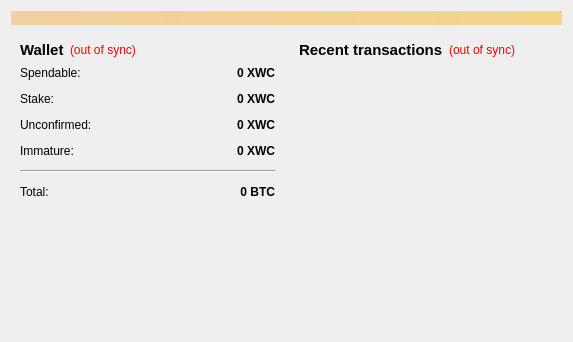
<?xml version="1.0" encoding="UTF-8"?>
<ui version="4.0">
 <class>OverviewPage</class>
 <widget class="QWidget" name="OverviewPage">
  <property name="geometry">
   <rect>
    <x>0</x>
    <y>0</y>
    <width>573</width>
    <height>342</height>
   </rect>
  </property>
  <property name="windowTitle">
   <string>Form</string>
  </property>
  <layout class="QVBoxLayout" name="topLayout">
   <item>
    <widget class="QLabel" name="labelAlerts">
     <property name="visible">
      <bool>false</bool>
     </property>
     <property name="styleSheet">
      <string notr="true">background-color: qlineargradient(x1: 0, y1: 0, x2: 1, y2: 0, stop:0 #F0D0A0, stop:1 #F8D488);  color:#000000
</string>
     </property>
     <property name="wordWrap">
      <bool>true</bool>
     </property>
     <property name="margin">
      <number>3</number>
     </property>
    </widget>
   </item>
   <item>
    <layout class="QHBoxLayout" name="horizontalLayout" stretch="1,1">
     <item>
      <layout class="QVBoxLayout" name="verticalLayout_2">
       <item>
        <widget class="QWidget" name="widget" native="true">
         <layout class="QVBoxLayout" name="verticalLayout_4">
          <item>
           <layout class="QHBoxLayout" name="horizontalLayout_4">
            <item>
             <widget class="QLabel" name="label_5">
              <property name="font">
               <font>
                <pointsize>11</pointsize>
                <weight>75</weight>
                <bold>true</bold>
               </font>
              </property>
              <property name="text">
               <string>Wallet</string>
              </property>
             </widget>
            </item>
            <item>
             <widget class="QLabel" name="labelWalletStatus">
              <property name="toolTip">
               <string>The displayed information may be out of date. Your wallet automatically synchronizes with the Whitecoin network after a connection is established, but this process has not completed yet.</string>
              </property>
              <property name="styleSheet">
               <string notr="true">QLabel { color: red; }</string>
              </property>
              <property name="text">
               <string notr="true">(out of sync)</string>
              </property>
              <property name="alignment">
               <set>Qt::AlignLeading|Qt::AlignLeft|Qt::AlignVCenter</set>
              </property>
             </widget>
            </item>
            <item>
             <spacer name="horizontalSpacer_2">
              <property name="orientation">
               <enum>Qt::Horizontal</enum>
              </property>
              <property name="sizeHint" stdset="0">
               <size>
                <width>40</width>
                <height>20</height>
               </size>
              </property>
             </spacer>
            </item>
           </layout>
          </item>
          <item>
           <layout class="QFormLayout" name="formLayout_2">
            <property name="fieldGrowthPolicy">
             <enum>QFormLayout::AllNonFixedFieldsGrow</enum>
            </property>
            <property name="horizontalSpacing">
             <number>12</number>
            </property>
            <property name="verticalSpacing">
             <number>12</number>
            </property>
            <item row="0" column="0">
             <widget class="QLabel" name="label">
              <property name="text">
               <string>Spendable:</string>
              </property>
             </widget>
            </item>
            <item row="0" column="1">
             <widget class="QLabel" name="labelBalance">
              <property name="font">
               <font>
                <weight>75</weight>
                <bold>true</bold>
               </font>
              </property>
              <property name="cursor">
               <cursorShape>IBeamCursor</cursorShape>
              </property>
              <property name="toolTip">
               <string>Your current spendable balance</string>
              </property>
              <property name="text">
               <string notr="true">0 XWC</string>
              </property>
              <property name="alignment">
               <set>Qt::AlignRight|Qt::AlignTrailing|Qt::AlignVCenter</set>
              </property>
              <property name="textInteractionFlags">
               <set>Qt::LinksAccessibleByMouse|Qt::TextSelectableByKeyboard|Qt::TextSelectableByMouse</set>
              </property>
             </widget>
            </item>
            <item row="1" column="0">
             <widget class="QLabel" name="label_6">
              <property name="text">
               <string>Stake:</string>
              </property>
             </widget>
            </item>
            <item row="1" column="1">
             <widget class="QLabel" name="labelStake">
              <property name="font">
               <font>
                <weight>75</weight>
                <bold>true</bold>
               </font>
              </property>
              <property name="cursor">
               <cursorShape>IBeamCursor</cursorShape>
              </property>
              <property name="toolTip">
               <string>Total of coins that was staked, and do not yet count toward the current balance</string>
              </property>
              <property name="text">
               <string notr="true">0 XWC</string>
              </property>
              <property name="alignment">
               <set>Qt::AlignRight|Qt::AlignTrailing|Qt::AlignVCenter</set>
              </property>
              <property name="textInteractionFlags">
               <set>Qt::LinksAccessibleByMouse|Qt::TextSelectableByKeyboard|Qt::TextSelectableByMouse</set>
              </property>
             </widget>
            </item>
            <item row="2" column="0">
             <widget class="QLabel" name="label_3">
              <property name="text">
               <string>Unconfirmed:</string>
              </property>
             </widget>
            </item>
            <item row="2" column="1">
             <widget class="QLabel" name="labelUnconfirmed">
              <property name="font">
               <font>
                <weight>75</weight>
                <bold>true</bold>
               </font>
              </property>
              <property name="cursor">
               <cursorShape>IBeamCursor</cursorShape>
              </property>
              <property name="toolTip">
               <string>Total of transactions that have yet to be confirmed, and do not yet count toward the current balance</string>
              </property>
              <property name="text">
               <string notr="true">0 XWC</string>
              </property>
              <property name="alignment">
               <set>Qt::AlignRight|Qt::AlignTrailing|Qt::AlignVCenter</set>
              </property>
              <property name="textInteractionFlags">
               <set>Qt::LinksAccessibleByMouse|Qt::TextSelectableByKeyboard|Qt::TextSelectableByMouse</set>
              </property>
             </widget>
            </item>
            <item row="3" column="0">
             <widget class="QLabel" name="labelImmatureText">
              <property name="text">
               <string>Immature:</string>
              </property>
             </widget>
            </item>
            <item row="3" column="1">
             <widget class="QLabel" name="labelImmature">
              <property name="font">
               <font>
                <weight>75</weight>
                <bold>true</bold>
               </font>
              </property>
              <property name="toolTip">
               <string>Mined balance that has not yet matured</string>
              </property>
              <property name="text">
               <string notr="true">0 XWC</string>
              </property>
              <property name="alignment">
               <set>Qt::AlignRight|Qt::AlignTrailing|Qt::AlignVCenter</set>
              </property>
              <property name="textInteractionFlags">
               <set>Qt::LinksAccessibleByMouse|Qt::TextSelectableByKeyboard|Qt::TextSelectableByMouse</set>
              </property>
             </widget>
            </item>
            <item row="4" column="0" colspan="2">
             <widget class="Line" name="line">
              <property name="orientation">
               <enum>Qt::Horizontal</enum>
              </property>
             </widget>
            </item>
            <item row="5" column="0">
             <widget class="QLabel" name="labelTotalText">
              <property name="text">
               <string>Total:</string>
              </property>
             </widget>
            </item>
            <item row="5" column="1">
             <widget class="QLabel" name="labelTotal">
              <property name="font">
               <font>
                <weight>75</weight>
                <bold>true</bold>
               </font>
              </property>
              <property name="cursor">
               <cursorShape>IBeamCursor</cursorShape>
              </property>
              <property name="toolTip">
               <string>Your current total balance</string>
              </property>
              <property name="text">
               <string notr="true">0 BTC</string>
              </property>
              <property name="alignment">
               <set>Qt::AlignRight|Qt::AlignTrailing|Qt::AlignVCenter</set>
              </property>
              <property name="textInteractionFlags">
               <set>Qt::LinksAccessibleByMouse|Qt::TextSelectableByKeyboard|Qt::TextSelectableByMouse</set>
              </property>
             </widget>
            </item>
           </layout>
          </item>
         </layout>
        </widget>
       </item>
       <item>
        <spacer name="verticalSpacer">
         <property name="orientation">
          <enum>Qt::Vertical</enum>
         </property>
         <property name="sizeHint" stdset="0">
          <size>
           <width>20</width>
           <height>40</height>
          </size>
         </property>
        </spacer>
       </item>
      </layout>
     </item>
     <item>
      <layout class="QVBoxLayout" name="verticalLayout_3">
       <item>
        <widget class="QWidget" name="widget_2" native="true">
         <layout class="QVBoxLayout" name="verticalLayout">
          <item>
           <layout class="QHBoxLayout" name="horizontalLayout_2">
            <item>
             <widget class="QLabel" name="label_4">
              <property name="font">
               <font>
                <pointsize>11</pointsize>
                <weight>75</weight>
                <bold>true</bold>
               </font>
              </property>
              <property name="text">
               <string>&lt;b&gt;Recent transactions&lt;/b&gt;</string>
              </property>
             </widget>
            </item>
            <item>
             <widget class="QLabel" name="labelTransactionsStatus">
              <property name="toolTip">
               <string>The displayed information may be out of date. Your wallet automatically synchronizes with the Whitecoin network after a connection is established, but this process has not completed yet.</string>
              </property>
              <property name="styleSheet">
               <string notr="true">QLabel { color: red; }</string>
              </property>
              <property name="text">
               <string notr="true">(out of sync)</string>
              </property>
              <property name="alignment">
               <set>Qt::AlignRight|Qt::AlignTrailing|Qt::AlignVCenter</set>
              </property>
             </widget>
            </item>
            <item>
             <spacer name="horizontalSpacer">
              <property name="orientation">
               <enum>Qt::Horizontal</enum>
              </property>
              <property name="sizeHint" stdset="0">
               <size>
                <width>40</width>
                <height>20</height>
               </size>
              </property>
             </spacer>
            </item>
           </layout>
          </item>
          <item>
           <widget class="QListView" name="listTransactions">
            <property name="styleSheet">
             <string notr="true">QListView { background: transparent; }</string>
            </property>
            <property name="frameShape">
             <enum>QFrame::NoFrame</enum>
            </property>
            <property name="verticalScrollBarPolicy">
             <enum>Qt::ScrollBarAlwaysOff</enum>
            </property>
            <property name="horizontalScrollBarPolicy">
             <enum>Qt::ScrollBarAlwaysOff</enum>
            </property>
            <property name="selectionMode">
             <enum>QAbstractItemView::NoSelection</enum>
            </property>
           </widget>
          </item>
         </layout>
        </widget>
       </item>
      </layout>
     </item>
    </layout>
   </item>
  </layout>
 </widget>
 <resources/>
 <connections/>
</ui>
